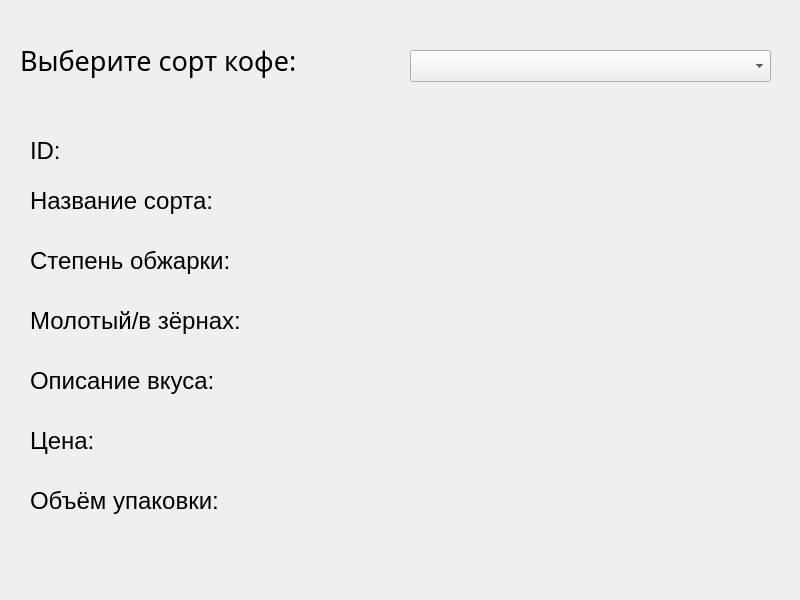
<?xml version="1.0" encoding="UTF-8"?>
<ui version="4.0">
 <class>MainWindow</class>
 <widget class="QMainWindow" name="MainWindow">
  <property name="geometry">
   <rect>
    <x>0</x>
    <y>0</y>
    <width>800</width>
    <height>600</height>
   </rect>
  </property>
  <property name="windowTitle">
   <string>MainWindow</string>
  </property>
  <widget class="QWidget" name="centralwidget">
   <widget class="QLabel" name="choose_coffee_text">
    <property name="geometry">
     <rect>
      <x>20</x>
      <y>40</y>
      <width>351</width>
      <height>41</height>
     </rect>
    </property>
    <property name="font">
     <font>
      <family>OCR A Extended</family>
      <pointsize>20</pointsize>
     </font>
    </property>
    <property name="text">
     <string>Выберите сорт кофе:</string>
    </property>
   </widget>
   <widget class="QComboBox" name="coffee_sorts_comboBox">
    <property name="geometry">
     <rect>
      <x>410</x>
      <y>50</y>
      <width>361</width>
      <height>32</height>
     </rect>
    </property>
   </widget>
   <widget class="QLabel" name="ID_label">
    <property name="geometry">
     <rect>
      <x>30</x>
      <y>130</y>
      <width>261</width>
      <height>41</height>
     </rect>
    </property>
    <property name="font">
     <font>
      <pointsize>18</pointsize>
     </font>
    </property>
    <property name="text">
     <string>ID:</string>
    </property>
   </widget>
   <widget class="QLabel" name="volume_label">
    <property name="geometry">
     <rect>
      <x>30</x>
      <y>480</y>
      <width>261</width>
      <height>41</height>
     </rect>
    </property>
    <property name="font">
     <font>
      <pointsize>18</pointsize>
     </font>
    </property>
    <property name="text">
     <string>Объём упаковки:</string>
    </property>
   </widget>
   <widget class="QLabel" name="price_label">
    <property name="geometry">
     <rect>
      <x>30</x>
      <y>420</y>
      <width>261</width>
      <height>41</height>
     </rect>
    </property>
    <property name="font">
     <font>
      <pointsize>18</pointsize>
     </font>
    </property>
    <property name="text">
     <string>Цена:</string>
    </property>
   </widget>
   <widget class="QLabel" name="describtion_label">
    <property name="geometry">
     <rect>
      <x>30</x>
      <y>360</y>
      <width>261</width>
      <height>41</height>
     </rect>
    </property>
    <property name="font">
     <font>
      <pointsize>18</pointsize>
     </font>
    </property>
    <property name="text">
     <string>Описание вкуса:</string>
    </property>
   </widget>
   <widget class="QLabel" name="consistation_label">
    <property name="geometry">
     <rect>
      <x>30</x>
      <y>300</y>
      <width>261</width>
      <height>41</height>
     </rect>
    </property>
    <property name="font">
     <font>
      <pointsize>18</pointsize>
     </font>
    </property>
    <property name="text">
     <string>Молотый/в зёрнах:</string>
    </property>
   </widget>
   <widget class="QLabel" name="roast_greed_label">
    <property name="geometry">
     <rect>
      <x>30</x>
      <y>240</y>
      <width>261</width>
      <height>41</height>
     </rect>
    </property>
    <property name="font">
     <font>
      <pointsize>18</pointsize>
     </font>
    </property>
    <property name="text">
     <string>Степень обжарки:</string>
    </property>
   </widget>
   <widget class="QLabel" name="name_label">
    <property name="geometry">
     <rect>
      <x>30</x>
      <y>180</y>
      <width>261</width>
      <height>41</height>
     </rect>
    </property>
    <property name="font">
     <font>
      <pointsize>18</pointsize>
     </font>
    </property>
    <property name="text">
     <string>Название сорта:</string>
    </property>
   </widget>
   <widget class="QLabel" name="name_put">
    <property name="geometry">
     <rect>
      <x>270</x>
      <y>180</y>
      <width>500</width>
      <height>41</height>
     </rect>
    </property>
    <property name="font">
     <font>
      <pointsize>18</pointsize>
     </font>
    </property>
    <property name="text">
     <string/>
    </property>
   </widget>
   <widget class="QLabel" name="price_put">
    <property name="geometry">
     <rect>
      <x>270</x>
      <y>420</y>
      <width>500</width>
      <height>41</height>
     </rect>
    </property>
    <property name="font">
     <font>
      <pointsize>18</pointsize>
     </font>
    </property>
    <property name="text">
     <string/>
    </property>
   </widget>
   <widget class="QLabel" name="consistation_put">
    <property name="geometry">
     <rect>
      <x>270</x>
      <y>300</y>
      <width>500</width>
      <height>41</height>
     </rect>
    </property>
    <property name="font">
     <font>
      <pointsize>18</pointsize>
     </font>
    </property>
    <property name="text">
     <string/>
    </property>
   </widget>
   <widget class="QLabel" name="ID_put">
    <property name="geometry">
     <rect>
      <x>270</x>
      <y>130</y>
      <width>500</width>
      <height>41</height>
     </rect>
    </property>
    <property name="font">
     <font>
      <pointsize>18</pointsize>
     </font>
    </property>
    <property name="text">
     <string/>
    </property>
   </widget>
   <widget class="QLabel" name="volume_put">
    <property name="geometry">
     <rect>
      <x>270</x>
      <y>480</y>
      <width>500</width>
      <height>41</height>
     </rect>
    </property>
    <property name="font">
     <font>
      <pointsize>18</pointsize>
     </font>
    </property>
    <property name="text">
     <string/>
    </property>
   </widget>
   <widget class="QLabel" name="describtion_put">
    <property name="geometry">
     <rect>
      <x>270</x>
      <y>360</y>
      <width>500</width>
      <height>41</height>
     </rect>
    </property>
    <property name="font">
     <font>
      <pointsize>14</pointsize>
     </font>
    </property>
    <property name="text">
     <string/>
    </property>
   </widget>
   <widget class="QLabel" name="roast_greed_put">
    <property name="geometry">
     <rect>
      <x>270</x>
      <y>240</y>
      <width>500</width>
      <height>41</height>
     </rect>
    </property>
    <property name="font">
     <font>
      <pointsize>18</pointsize>
     </font>
    </property>
    <property name="text">
     <string/>
    </property>
   </widget>
  </widget>
 </widget>
 <resources/>
 <connections/>
</ui>
